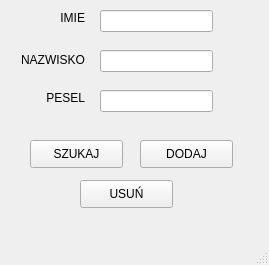
<?xml version="1.0" encoding="UTF-8"?>
<ui version="4.0">
 <class>obsluzBaze</class>
 <widget class="QMainWindow" name="obsluzBaze">
  <property name="geometry">
   <rect>
    <x>0</x>
    <y>0</y>
    <width>269</width>
    <height>265</height>
   </rect>
  </property>
  <property name="windowTitle">
   <string>MainWindow</string>
  </property>
  <widget class="QWidget" name="centralwidget">
   <widget class="QLineEdit" name="imie">
    <property name="geometry">
     <rect>
      <x>100</x>
      <y>10</y>
      <width>113</width>
      <height>22</height>
     </rect>
    </property>
   </widget>
   <widget class="QLineEdit" name="nazwisko">
    <property name="geometry">
     <rect>
      <x>100</x>
      <y>50</y>
      <width>113</width>
      <height>22</height>
     </rect>
    </property>
   </widget>
   <widget class="QLineEdit" name="pesel">
    <property name="geometry">
     <rect>
      <x>100</x>
      <y>90</y>
      <width>113</width>
      <height>22</height>
     </rect>
    </property>
   </widget>
   <widget class="QLabel" name="label">
    <property name="geometry">
     <rect>
      <x>30</x>
      <y>10</y>
      <width>55</width>
      <height>16</height>
     </rect>
    </property>
    <property name="text">
     <string>IMIE</string>
    </property>
    <property name="alignment">
     <set>Qt::AlignRight|Qt::AlignTrailing|Qt::AlignVCenter</set>
    </property>
   </widget>
   <widget class="QLabel" name="label_2">
    <property name="geometry">
     <rect>
      <x>14</x>
      <y>50</y>
      <width>71</width>
      <height>20</height>
     </rect>
    </property>
    <property name="text">
     <string>NAZWISKO</string>
    </property>
    <property name="alignment">
     <set>Qt::AlignRight|Qt::AlignTrailing|Qt::AlignVCenter</set>
    </property>
   </widget>
   <widget class="QLabel" name="label_3">
    <property name="geometry">
     <rect>
      <x>30</x>
      <y>90</y>
      <width>55</width>
      <height>16</height>
     </rect>
    </property>
    <property name="text">
     <string>PESEL</string>
    </property>
    <property name="alignment">
     <set>Qt::AlignRight|Qt::AlignTrailing|Qt::AlignVCenter</set>
    </property>
   </widget>
   <widget class="QPushButton" name="szukaj">
    <property name="geometry">
     <rect>
      <x>30</x>
      <y>140</y>
      <width>93</width>
      <height>28</height>
     </rect>
    </property>
    <property name="text">
     <string>SZUKAJ</string>
    </property>
   </widget>
   <widget class="QPushButton" name="dodaj">
    <property name="geometry">
     <rect>
      <x>140</x>
      <y>140</y>
      <width>93</width>
      <height>28</height>
     </rect>
    </property>
    <property name="text">
     <string>DODAJ</string>
    </property>
   </widget>
   <widget class="QPushButton" name="usun">
    <property name="geometry">
     <rect>
      <x>80</x>
      <y>180</y>
      <width>93</width>
      <height>28</height>
     </rect>
    </property>
    <property name="text">
     <string>USUŃ</string>
    </property>
   </widget>
  </widget>
  <widget class="QMenuBar" name="menubar">
   <property name="geometry">
    <rect>
     <x>0</x>
     <y>0</y>
     <width>269</width>
     <height>26</height>
    </rect>
   </property>
  </widget>
  <widget class="QStatusBar" name="statusbar"/>
 </widget>
 <resources/>
 <connections/>
</ui>
